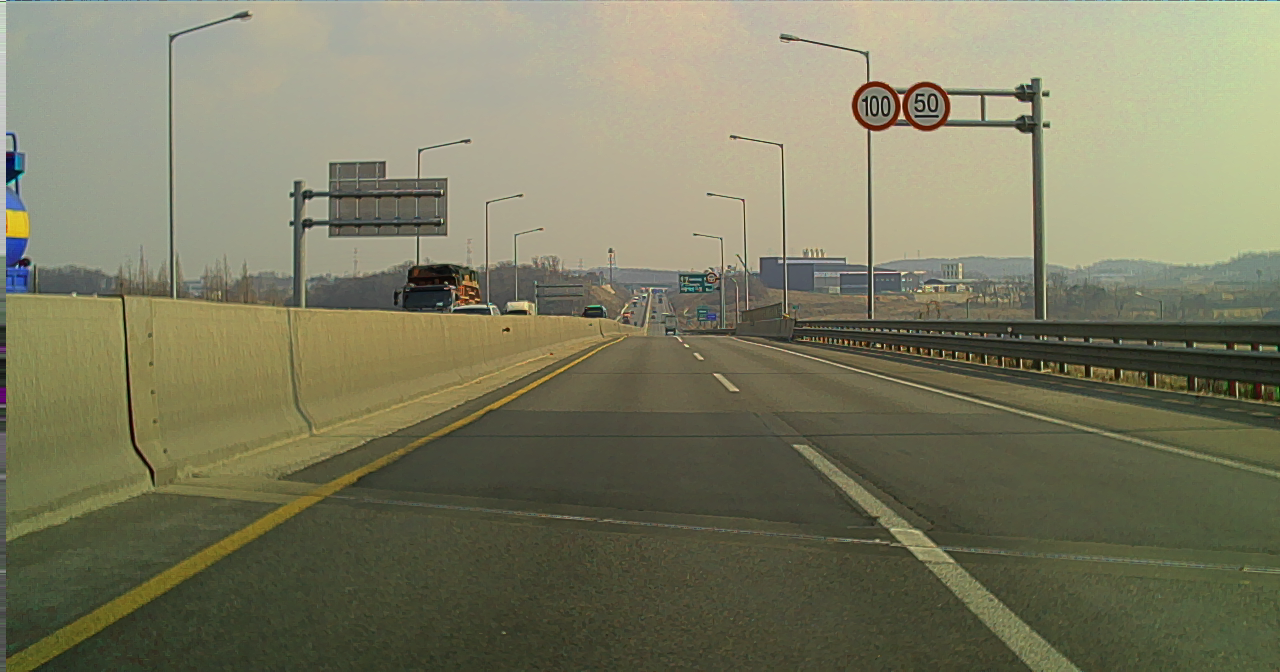
%> input picture sensor/lanedetect.bmp, 1280 x 672 px
$ octave lanedetect_img.m   (GNU Octave 9; MATLAB toolbox functions it lacks are replaced by stand-ins)
%> lines starting %> are read from the running program, lines starting %| are printed output that depends on the picture; in (x1, y1, x2, y2) boxes, pixels count from 0 and x2, y2 are one past the last pixel; in counts of white or black regions, pixels touching at a corner belong together; the program's own positions count from 1
clear;close all;
img = imread('lanedetect.bmp');
%> img is the input picture: size 672x1280x3 uint8; mean R, G, B 123.8, 123, 97.5
img_ori = imresize(img, 0.3);
col = length(img_ori(:,1));
%> col = 202
row = length(img_ori(1,:));
%> row = 1152
img_ori = imcrop(img_ori,[1 col/2 row col/2]);
%> img_ori: size 102x384x3 uint8
img_gray = double(rgb2gray(img_ori));
img_gray = double(img_gray);
g1 = fspecial('gaussian', [3, 3], 10);
img1 = filter2(g1,img_gray);
sobelMaskX = [-1, 0, 1; -2, 0, 2; -1, 0, 1];
sobelMaskY = [1, 2, 1; 0, 0, 0; -1, -2, -1];
G_X = conv2(img1, sobelMaskX, 'same');
G_Y = conv2(img1, sobelMaskY, 'same');
magnitude = (G_X.^2) + (G_Y.^2);
magnitude = sqrt(magnitude);
theta = atan2 (G_Y, G_X);
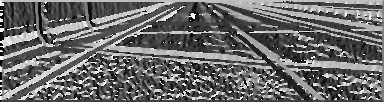
%> theta: size 102x384 double; min -3.14, max 3.14, mean -0.524; drawn with min black and max white
theta = theta*180/pi;
col = length(img_gray(:,1));
%> col = 102
row = length(img_gray(1,:));
%> row = 384
for i=1:col
    for j=1:row
        if (theta(i,j)<0)
            theta(i,j)=360+theta(i,j);
        end
    end
end
%> this loop made 102 passes
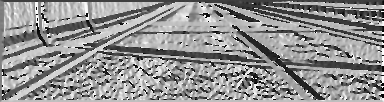
%> theta: size 102x384 double; min 0.000486, max 360, mean 205.9; drawn with min black and max white
for i = 1  : col
    for j = 1 : row
        if ((theta(i, j) >= 0 ) && (theta(i, j) < 22.5) ||...
                (theta(i, j) >= 157.5)&& (theta(i, j) < 202.5)...
                || (theta(i, j) >= 337.5) && (theta(i, j) <= 360))
            qtheta(i, j) = 0;
        elseif ((theta(i, j) >= 22.5) && (theta(i, j) < 67.5)...
                || (theta(i, j) >= 202.5) && (theta(i, j) < 247.5))
            qtheta(i, j) = 1;
        elseif ((theta(i, j) >= 67.5 && theta(i, j) < 112.5) ||...
                (theta(i, j) >= 247.5 && theta(i, j) < 292.5))
            qtheta(i, j) = 2;
        elseif ((theta(i, j) >= 112.5 && theta(i, j) < 157.5) ||...
                (theta(i, j) >= 292.5 && theta(i, j) < 337.5))
            qtheta(i, j) = 3;
        end
    end
end
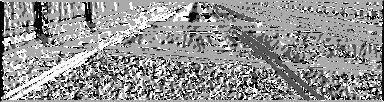
%> qtheta: size 102x384 double; min 0, max 3, mean 1.74; drawn with min black and max white
BW = zeros (col, row);
%> BW: size 102x384 double; every value is 0
for i=2:col-1
    for j=2:row-1
        if (qtheta(i,j)==0)
            BW(i,j) = (magnitude(i,j) == ...
                max([magnitude(i,j), magnitude(i,j+1), magnitude(i,j-1)]));
        elseif (qtheta(i,j) == 1)
            BW(i,j) = (magnitude(i,j) == ...
                max([magnitude(i,j), magnitude(i+1,j-1), magnitude(i-1,j+1)]));
        elseif (qtheta(i,j) == 2)
            BW(i,j) = (magnitude(i,j) == ...
                max([magnitude(i,j), magnitude(i+1,j), magnitude(i-1,j)]));
        elseif (qtheta(i,j) == 3)
            BW(i,j) = (magnitude(i,j) == ...
                max([magnitude(i,j), magnitude(i+1,j+1), magnitude(i-1,j-1)]));
        end
    end
end
%> this loop made 100 passes
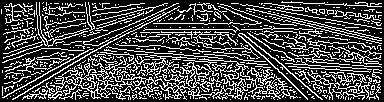
%> BW: size 102x384 double; values 0 (black) and 1 (white), 28.4% white in thin lines or dots

BW = BW.*magnitude;
T_min = 0.3;
T_max = 0.5;
T_min = T_min * max(max(BW));
%> T_min = 92.03
T_max = T_max * max(max(BW));
%> T_max = 153.4
edge_final = zeros (col, row);
for i = 1  : col
    for j = 1 : row
        if (BW(i, j) < T_min)
            edge_final(i, j) = 0;
        elseif (BW(i, j) > T_max)
            edge_final(i, j) = 1;
        elseif ( BW(i+1,j)>T_max || BW(i-1,j)>T_max ||BW(i,j+1)>T_max...
                || BW(i,j-1)>T_max ||BW(i-1, j-1)>T_max|| BW(i-1, j+1)...
                >T_max || BW(i+1, j+1)>T_max || BW(i+1, j-1)>T_max)
            edge_final(i,j) = 1;
        end
    end
end
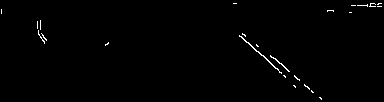
%> edge_final: size 102x384 double; values 0 (black) and 1 (white), 0.74% white in thin lines or dots
img_canny = uint8(edge_final.*255);
%> img_canny: size 102x384 uint8; 0.74% white in thin lines or dots
output_img = img_canny;

[H,T,R] = hough(output_img);
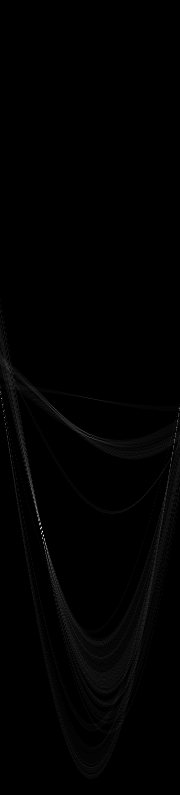
%> H: size 795x180 double; min 0, max 57, mean 0.4; drawn with min black and max white
%> T = 180 values from -90 to 89; R = 795 values from -397 to 397
P  = houghpeaks(H, 35,'threshold',ceil(0.01*max(H(:))));
%> P = 35 rows, first 12: [532 43; 525 40; 544 46; 513 38; 399 2; 553 48; 418 5; 498 34; 428 177; 409 180; 489 32; 454 173]
[lines] = houghlines(output_img,T,R,P,'FillGap',10,'MinLength', 2);
%> lines = 59 lines; longest, point1 to point2 (x, y): (240, 36) to (286, 77), (249, 43) to (280, 73), (271, 56) to (300, 80), (352, 6) to (382, 7), (353, 6) to (380, 7), (240, 37) to (259, 52)
max_len = 0;

c1 = [];
c2 = [];
l = [];
for k = 1:length(lines)
    if(lines(k).theta < 75 && lines(k).theta > -75)
        c1 = [c1; [lines(k).point1 2]];
        c2 = [c2; [lines(k).point2 2]];
        l = [l;lines(k).point1 lines(k).point2];
    end
end
%> this loop made 59 passes
%> (c1, c2, l) on passes 1 to 3: ([240 36 2], [286 77 2], [240 36 286 77]), ([240 36 2; 243 34 2], [286 77 2; 246 36 2], [240 36 286 77; 243 34 246 36]), ([240 36 2; 243 34 2; 257 45 2], [286 77 2; 246 36 2; 259 47 2], [240 36 286 77; 243 34 246 36; 257 45 259 47])
%> (c1, c2) on pass 4: ([240 36 2; 243 34 2; 257 45 2; 271 56 2], [286 77 2; 246 36 2; 259 47 2; 300 80 2])
%> after the loop, c1 = 38 rows, first 12: [240 36 2; 243 34 2; 257 45 2; 271 56 2; 249 43 2; 240 37 2; 305 86 2; 244 35 2; 264 56 2; 240 37 2; 271 57 2; 245 41 2]; c2 = 38 rows, first 12: [286 77 2; 246 36 2; 259 47 2; 300 80 2; 280 73 2; 259 52 2; 322 99 2; 246 37 2; 280 73 2; 250 44 2; 284 66 2; 252 46 2]; l = 38 rows, first 8: [240 36 286 77; 243 34 246 36; 257 45 259 47; 271 56 300 80; 249 43 280 73; 240 37 259 52; 305 86 322 99; 244 35 246 37]
img_ori = insertShape(img_ori, 'Line', l);
img_ori = insertShape(img_ori, 'Circle', c1);
img_ori = insertShape(img_ori, 'Circle', c2);
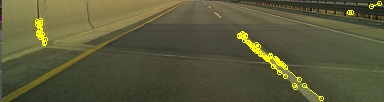
%> img_ori: size 102x384x3 uint8; mean R, G, B 90, 90, 58.3

imshow(img_ori);

$ run again, with sensor/car.bmp copied over sensor/lanedetect.bmp
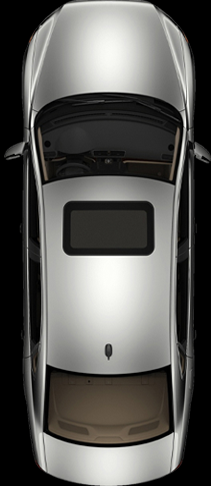
%> input picture sensor/car.bmp, 211 x 486 px
%> img is the input picture: size 486x211x3 uint8; mean R, G, B 90.1, 89.4, 86.5
%> `col = length(img_ori(:,1));`: col = 146
%> `row = length(img_ori(1,:));`: row = 192
%> `col = length(img_gray(:,1));`: col = 74
%> `row = length(img_gray(1,:));`: row = 64
%> the loop `for i=1:col` made 74 passes
%> the loop `for i = 1  : col` made 74 passes
%> the loop `for i=2:col-1` made 72 passes
%> after the loop `for i=2:col-1`:
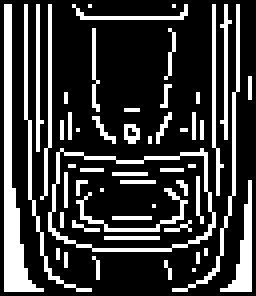
%> BW: size 74x64 double (shown 4 times larger); values 0 (black) and 1 (white), 23.2% white in thin lines or dots
%> T_min = 179.4
%> T_max = 298.9
%> img_canny: size 74x64 uint8; 5.4% white in thin lines or dots, all inside (x1, y1, x2, y2) = (8, 1, 58, 73)
%> T = 180 values from -90 to 89; R = 195 values from -97 to 97
%> P = 35 rows, first 12: [110 91; 151 91; 94 1; 150 88; 111 94; 161 179; 152 94; 109 87; 37 3; 96 4; 141 175; 104 178]
%> lines = 56 lines; longest, point1 to point2 (x, y): (13, 4) to (54, 6), (13, 5) to (54, 5), (13, 2) to (13, 37), (54, 2) to (54, 37), (11, 61) to (38, 63), (11, 60) to (36, 63)
%> the loop `for k = 1:length(lines)` made 56 passes
%> (c1, c2, l) on passes 1 to 3: ([13 2 2], [13 37 2], [13 2 13 37]), ([13 2 2; 13 55 2], [13 37 2; 13 70 2], [13 2 13 37; 13 55 13 70]), ([13 2 2; 13 55 2; 54 2 2], [13 37 2; 13 70 2; 54 37 2], [13 2 13 37; 13 55 13 70; 54 2 54 37])
%> after the loop `for k = 1:length(lines)`: c1 = 26 rows, first 12: [13 2 2; 13 55 2; 54 2 2; 54 55 2; 54 10 2; 56 58 2; 11 59 2; 13 11 2; 54 12 2; 13 8 2; 15 39 2; 52 39 2]; c2 = 26 rows, first 12: [13 37 2; 13 70 2; 54 37 2; 54 57 2; 54 28 2; 56 64 2; 11 64 2; 13 29 2; 54 31 2; 13 22 2; 15 43 2; 52 43 2]; l = 26 rows, first 8: [13 2 13 37; 13 55 13 70; 54 2 54 37; 54 55 54 57; 54 10 54 28; 56 58 56 64; 11 59 11 64; 13 11 13 29]
%> `img_ori = insertShape(img_ori, 'Circle', c2);`:
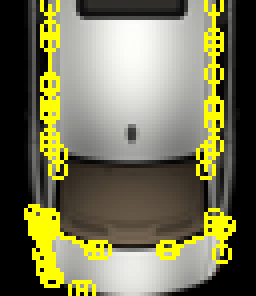
%> img_ori: size 74x64x3 uint8 (shown 4 times larger); mean R, G, B 117.6, 116.3, 84.1

$ run again, with sensor/AVM_image.png saved as sensor/lanedetect.bmp
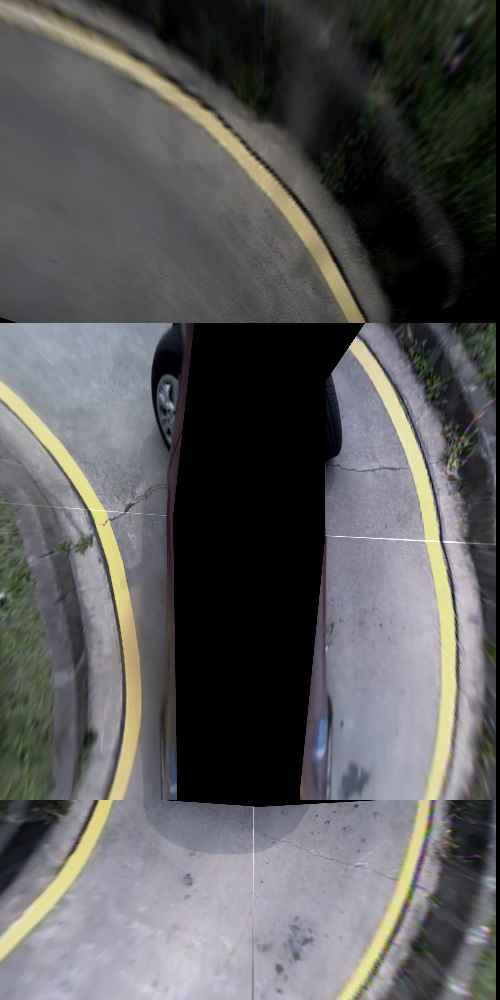
%> input picture sensor/AVM_image.png, 500 x 1000 px
%> img is the input picture: size 1000x500x3 uint8; mean R, G, B 90.3, 90, 90.5
%> `col = length(img_ori(:,1));`: col = 300
%> `row = length(img_ori(1,:));`: row = 450
%> `col = length(img_gray(:,1));`: col = 151
%> `row = length(img_gray(1,:));`: row = 150
%> the loop `for i=2:col-1` made 149 passes
%> after the loop `for i=2:col-1`:
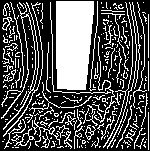
%> BW: size 151x150 double; values 0 (black) and 1 (white), 33.4% white; 293 white regions (243 under 20 px), largest, box (x1, y1, x2, y2) and area: (56, 1, 94, 90) 3026, (1, 2, 43, 137) 618, (103, 2, 133, 148) 168
%> T_min = 117.6
%> T_max = 195.9
%> img_canny: size 151x150 uint8; 3.6% white in thin lines or dots
%> T = 180 values from -90 to 89; R = 425 values from -212 to 212
%> P = 35 rows, first 12: [311 97; 361 91; 341 83; 352 95; 354 88; 286 122; 121 1; 364 108; 371 114; 355 98; 344 86; 349 92]
%> lines = 92 lines; longest, point1 to point2 (x, y): (17, 116) to (42, 75), (131, 5) to (137, 52), (149, 109) to (149, 150), (54, 92) to (93, 94), (115, 137) to (128, 102), (134, 21) to (137, 58)
%> the loop `for k = 1:length(lines)` made 92 passes
%> (c1, c2, l) on passes 1 to 3: ([90 89 2], [90 93 2], [90 89 90 93]), ([90 89 2; 91 80 2], [90 93 2; 91 87 2], [90 89 90 93; 91 80 91 87]), ([90 89 2; 91 80 2; 92 70 2], [90 93 2; 91 87 2; 92 77 2], [90 89 90 93; 91 80 91 87; 92 70 92 77])
%> after the loop `for k = 1:length(lines)`: c1 = 87 rows, first 12: [90 89 2; 91 80 2; 92 70 2; 93 62 2; 94 50 2; 95 40 2; 96 34 2; 97 27 2; 98 11 2; 149 53 2; 149 77 2; 149 109 2]; c2 = 87 rows, first 12: [90 93 2; 91 87 2; 92 77 2; 93 68 2; 94 58 2; 95 48 2; 96 38 2; 97 29 2; 98 20 2; 149 58 2; 149 91 2; 149 150 2]; l = 87 rows, first 8: [90 89 90 93; 91 80 91 87; 92 70 92 77; 93 62 93 68; 94 50 94 58; 95 40 95 48; 96 34 96 38; 97 27 97 29]
%> `img_ori = insertShape(img_ori, 'Circle', c2);`:
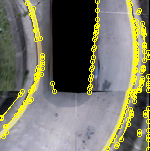
%> img_ori: size 151x150x3 uint8; mean R, G, B 121.4, 120.7, 101.5
